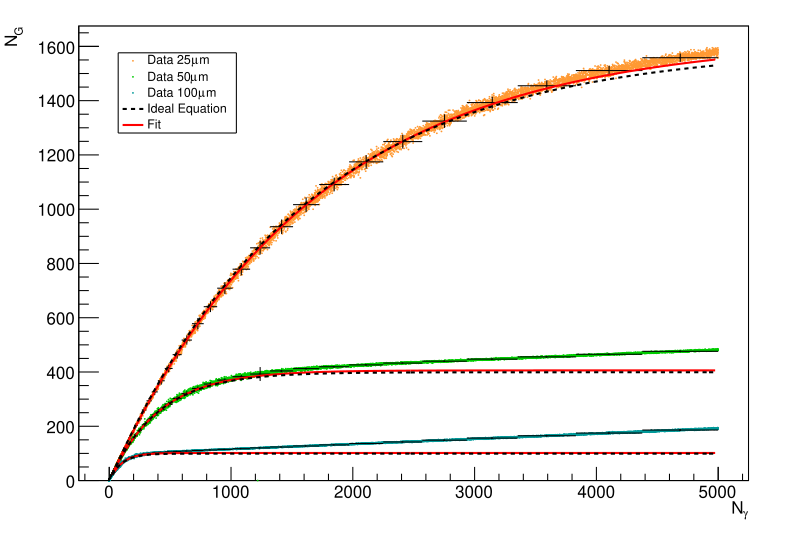

This chart was generated by the following Python code:
import SiPM
import numpy as np
import ROOT

ROOT.gROOT.SetBatch(True)
ROOT.gStyle.SetPadRightMargin(0.05)
ROOT.gStyle.SetPadTopMargin(0.05)
ROOT.gStyle.SetPadBottomMargin(0.1)
ROOT.gStyle.SetPadLeftMargin(0.1)

ROOT.gStyle.SetMarkerSize(0.2)

rng = SiPM.SiPMRandom()

prop10um = SiPM.SiPMProperties()
prop25um = SiPM.SiPMProperties()
prop50um = SiPM.SiPMProperties()

prop10um.setDcrOff()
prop25um.setDcrOff()
prop50um.setDcrOff()
prop10um.setXtOff()
prop25um.setXtOff()
prop50um.setXtOff()

prop10um.setProperty("Pitch", 25)
prop25um.setProperty("Pitch", 50)
prop50um.setProperty("Pitch", 100)

prop10um.setSignalLength(200)
prop25um.setSignalLength(200)
prop50um.setSignalLength(200)

sensor10um = SiPM.SiPMSensor(prop10um)
sensor25um = SiPM.SiPMSensor(prop25um)
sensor50um = SiPM.SiPMSensor(prop50um)

ncell10um = prop10um.nCells()
ncell25um = prop25um.nCells()
ncell50um = prop50um.nCells()

MAX_NPE = 5000
N = 10_000

npe = np.zeros(N, dtype=np.int32)
int10um = np.zeros(N, dtype=np.float64)
int25um = np.zeros(N, dtype=np.float64)
int50um = np.zeros(N, dtype=np.float64)

for i in range(N):
    if i < N / 4:
        npe[i] = rng.randInteger(100)
    else:
        npe[i] = rng.randInteger(MAX_NPE)
    sensor10um.resetState()
    sensor25um.resetState()
    sensor50um.resetState()

    if npe[i] > 0:
        t = np.array(rng.randExponential(1, npe[i])) + 25
        sensor10um.addPhotons(t)
        sensor25um.addPhotons(t)
        sensor50um.addPhotons(t)

    sensor10um.runEvent()
    sensor25um.runEvent()
    sensor50um.runEvent()

    int10um[i] = sensor10um.signal().peak(20, 100, 0.0)
    int25um[i] = sensor25um.signal().peak(20, 100, 0.0)
    int50um[i] = sensor50um.signal().peak(20, 100, 0.0)

npe = np.float64(npe)

fitFun = ROOT.TF1("saturation", "[Ncell]*(1-exp(-([k]*x/[Ncell])))+[y0]", 0, MAX_NPE)
fitFun.SetParameter("k", 1)
fitFun.SetParameter("y0", 0)

canvas = ROOT.TCanvas()
mg = ROOT.TMultiGraph()

xbins = np.geomspace(1, MAX_NPE, 65)

prof1 = ROOT.TProfile("prof1", "10um", xbins.size - 1, xbins, "s")
prof2 = ROOT.TProfile("prof2", "25um", xbins.size - 1, xbins, "s")
prof3 = ROOT.TProfile("prof3", "50um", xbins.size - 1, xbins, "s")
[prof1.Fill(x, y) for x, y in zip(npe, int10um)]
[prof2.Fill(x, y) for x, y in zip(npe, int25um)]
[prof3.Fill(x, y) for x, y in zip(npe, int50um)]
prof1.Approximate()
prof2.Approximate()
prof3.Approximate()

fitFun.SetParameter(0, ncell10um)
prof1.Fit(fitFun, "LEG0", "", 0, 2 * ncell10um)

fitFun.SetParameter(0, ncell25um)
prof2.Fit(fitFun, "LEG0", "", 0, 2 * ncell25um)

fitFun.SetParameter(0, ncell50um)
prof3.Fit(fitFun, "LEG0", "", 0, 2 * ncell50um)

g1 = ROOT.TGraph(N, npe, int10um)
mg.Add(g1, "P")
g2 = ROOT.TGraph(N, npe, int25um)
mg.Add(g2, "P")
g3 = ROOT.TGraph(N, npe, int50um)
mg.Add(g3, "P")

g1.SetMarkerColor(ROOT.kOrange + 1)
g1.SetMarkerStyle(ROOT.kFullCircle)
g2.SetMarkerColor(ROOT.kGreen + 1)
g2.SetMarkerStyle(ROOT.kFullCircle)
g3.SetMarkerColor(ROOT.kCyan + 2)
g3.SetMarkerStyle(ROOT.kFullCircle)

prof1.SetLineColor(ROOT.kBlack)
prof2.SetLineColor(ROOT.kBlack)
prof3.SetLineColor(ROOT.kBlack)

mg.Draw("ap")

prof1.Draw("e same")
prof2.Draw("e same")
prof3.Draw("e same")

line1 = prof1.GetFunction("saturation")
line2 = prof2.GetFunction("saturation")
line3 = prof3.GetFunction("saturation")
line1.DrawF1(0, MAX_NPE, "L SAME")
line2.DrawF1(0, MAX_NPE, "L SAME")
line3.DrawF1(0, MAX_NPE, "L SAME")

fitFun.SetLineStyle(2)
fitFun.SetLineColor(ROOT.kBlack)
fitFun.FixParameter(0, ncell10um)
fitFun.DrawCopy("L SAME")
fitFun.FixParameter(0, ncell25um)
fitFun.DrawCopy("L SAME")
fitFun.FixParameter(0, ncell50um)
fitFun.DrawCopy("L SAME")

mg.GetXaxis().SetTitle("N_{#gamma}")
mg.GetYaxis().SetTitle("N_{G}")

legend = ROOT.TLegend(0.15, 0.9, 0.30, 0.75)
legend.AddEntry(g1, "Data 25#mum", "p")
legend.AddEntry(g2, "Data 50#mum", "p")
legend.AddEntry(g3, "Data 100#mum", "p")
legend.AddEntry(fitFun, "Ideal Equation", "l")
legend.AddEntry(line1, "Fit", "l")
legend.Draw()

canvas.Modified()
canvas.Update()
canvas.SaveAs("saturation.pdf")
input()
